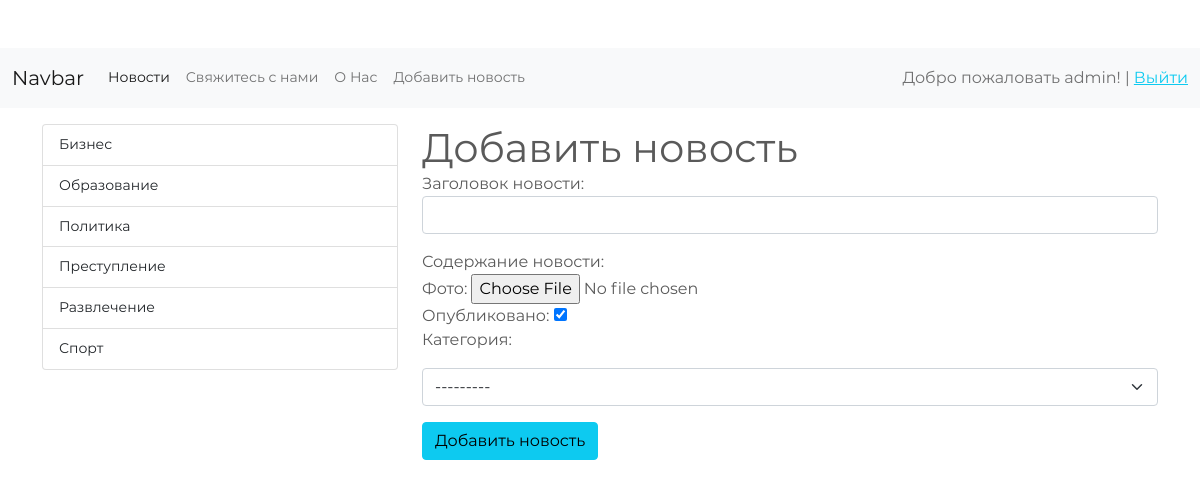
Page /article/add-news/ (signed in) on the committed database.
### newsapp/models.py (models this page shows)
class Category(models.Model):
    title_category = models.CharField(max_length = 250, db_index = True,
                                      verbose_name = 'Имя категории')
    def __str__(self):
        return self.title_category
    class Meta:
        verbose_name = 'Категория'
        verbose_name_plural = 'Категории'
        ordering = ['title_category']

### newsapp/views.py (the view)
# urls.py: path('article/add-news/', CreateNews.as_view(), name = 'add_news'),
class CreateNews(CreateView):
    form_class  = NewsForm
    template_name = 'newsapp/add_news.html'
    def get_context_data(self,*, object_list =None,  **kwargs):
        context = super().get_context_data(**kwargs)
        context['title'] = 'Добавление новости'
        return context

### newsapp/forms.py
class NewsForm(forms.ModelForm):
    class Meta:
        model = News
        fields = ['title','content','photo','is_published', 'category']
        widgets = {
            'title': forms.TextInput(attrs = {"class":"form-control mb-3"}),
            'content': CKEditorWidget(),
            'category':forms.Select(attrs = {"class": "form-select mt-3"}),
        }

### newsapp/templatetags/news_tags.py (called while the page is built)
@register.simple_tag()
def get_categories(name='get_list_categories'):
    return Category.objects.all()

@register.inclusion_tag('newsapp/list_categories.html')
def show_categories():
    categories = Category.objects.all()
    return {"categories": categories}

### newsapp/templates/newsapp/add_news.html (shortened to what this page needs)
{% extends 'main.html' %}
{% load static %}
{% block sidebar %}
<div class="col-md-4">
        {% include 'sidebar.html' %}
</div>
{% endblock %}
{% block content %}
<div class="col-md-8">
        <h1> Добавить новость</h1>
        <form action="{% url 'add_news' %}" method="post" enctype="multipart/form-data">
                {% for field in form %}
                        <div class="form-group">
                                {{ field.label_tag }}
                                {{ field }}
                        </div>
                {% endfor %}
               <button class="btn btn-info mt-3" type="submit">Добавить новость</button>
        </form>
</div>
{% endblock %}

### templates/navbar.html (shortened to what this page needs)
<nav class="navbar navbar-expand-lg navbar-light bg-light">
  <div class="container-fluid">
    <a class="navbar-brand" href="{% url 'mainpage' %}">Navbar</a>
    <div class="collapse navbar-collapse" id="navbarSupportedContent">
      <ul class="navbar-nav me-auto mb-2 mb-lg-0">
        <li class="nav-item">
          <a class="nav-link active" href="{% url 'mainpage' %}">Новости</a>
        </li>
          <li class="nav-item">
          <a class="nav-link" href="{% url 'contactus' %}">Свяжитесь с нами</a>
        </li>
        <li class="nav-item">
          <a class="nav-link" href="{% url 'aboutus' %}" tabindex="-1" aria-disabled="true">О Нас</a>
        </li>
          {% if request.user.is_authenticated %}
            <li class="nav-item">
              <a class="nav-link" href="{% url 'add_news' %}">Добавить новость</a>
            </li>
          {% endif %}
      </ul>
       <span class="navbar-text">
         {% if request.user.is_authenticated %}
              Добро пожаловать {{ user.username }}! | <a href="{% url 'logout' %}" class="h6 text-info"> Выйти </a>
         {% else %}
            <a href="{% url 'register' %}" class="h6">Регистрация</a> | <a href="{% url 'login' %}" class="h6"> Авторизация</a>
         {% endif %}
       </span>
    </div>
  </div>
</nav>

### newsapp/templates/newsapp/list_categories.html
{% load news_tags %}
<div class="list-group">
            {% for item in categories %}
                <a href="{% url 'category' item.pk %}" class="list-group-item list-group-item-action">{{ item.title_category }}</a>
            {% endfor %}
 </div>

### websitenews/static/css/carousel.css (style rules this page uses)
body { padding-top: 3rem; padding-bottom: 3rem; color: #5a5a5a; }

### websitenews/static/css/main.css (style rules this page uses)
* { margin: 0px; padding: 0px; box-sizing: border-box; }
body, html { height: 100%; font-family: Montserrat-Regular, sans-serif; }
a { font-family: Montserrat-Regular; font-size: 14px; line-height: 1.7; color: #666666; margin: 0px; transition: all 0.4s; -webkit-transition: all 0.4s; -o-transition: all 0.4s; -moz-transition: all 0.4s; }
h1,h2,h3,h4,h5,h6 { margin: 0px; }
ul, li { margin: 0px; list-style-type: none; }
input { outline: none; border: none; }
button { outline: none !important; border: none; background: transparent; }

### rows in the picture
Category: title_category "Бизнес"
Category: title_category "Образование"
Category: title_category "Политика"
Category: title_category "Преступление"
Category: title_category "Развлечение"
Category: title_category "Спорт"

### other values in the picture
{{ user.username }} "admin"
{{ field.label_tag }} "Заголовок новости:" "Содержание новости:" "Фото:" "Опубликовано:" "Категория:"
